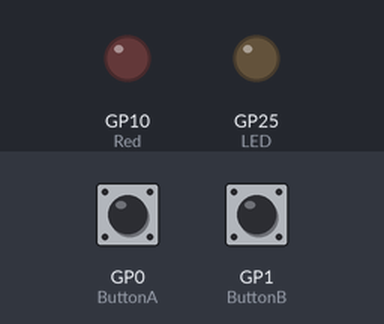
Recording of a program running on a simulated Raspberry Pi Pico running MicroPython. On the bench: output pins drawn as LEDs (lit = HIGH). The test bench sets the inputs (shaded band); at power-on: GP0 (ButtonA) LOW, GP1 (ButtonB) LOW.

Above: at 1.2 s.
1.3 s: GP0 (ButtonA) pulled HIGH for 0.15 s
At 2.4 s:
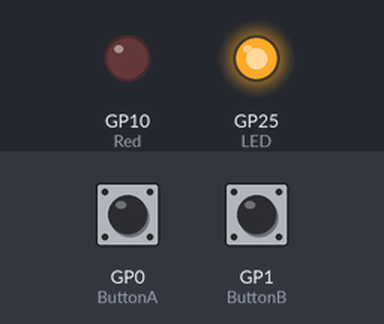
2.9 s: GP1 (ButtonB) pulled HIGH for 0.15 s
At 3.6 s:
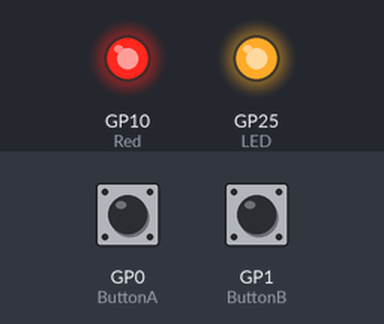
4.5 s: GP0 (ButtonA) pulled HIGH for 1 s
At 4.8 s:
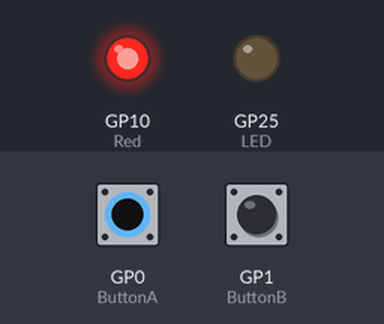
7.0 s: GP0 (ButtonA) pulled HIGH for 3.2 s
At 7.9 s:
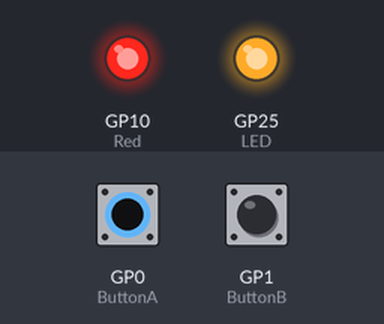
11.7 s: GP1 (ButtonB) pulled HIGH for 1 s
At 12.7 s:
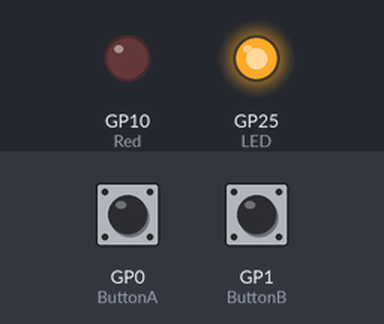
Timing chart, 0 to 14.7 s (numbered marks = the images above; inputs shaded):
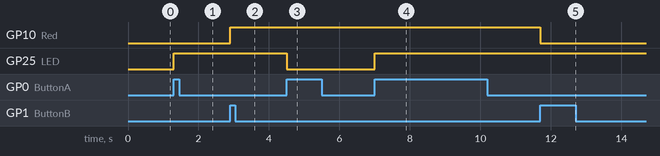

Measured:
- after the input at 1.3 s, GP25 (LED): LOW → HIGH at once
- after the input at 2.9 s, GP10 (Red): LOW → HIGH at once
- after the input at 4.5 s, GP25 (LED): HIGH → LOW at once
- after the input at 7.0 s, GP25 (LED): LOW → HIGH at once
- after the input at 11.7 s, GP10 (Red): HIGH → LOW at once

The program:

Experiment_5.py
```python
# LED and Red LED with two Buttons controling each and Interrupt ReQuest

from machine import Pin

LED = Pin(25, Pin.OUT)
Red = Pin(10, Pin.OUT)

ButtonA = Pin(0, Pin.IN, Pin.PULL_DOWN)
ButtonB = Pin(1, Pin.IN, Pin.PULL_DOWN)

LEDState = False
RedState = False

def ButtonAIRQHandler(pin):
    global LEDState
    if pin == ButtonA:
        if LEDState == True:
                LEDState = False
        else:
            LEDState = True

def ButtonBIRQHandler(pin):
    global RedState
    if pin == ButtonB:
        if RedState == True:
                RedState = False
        else:
            RedState = True

ButtonA.irq(trigger = Pin.IRQ_RISING, handler = ButtonAIRQHandler)
ButtonB.irq(trigger = Pin.IRQ_RISING, handler = ButtonBIRQHandler)

while True:
    LED.value(LEDState)
    Red.value(RedState)

# Pin 0(1) > ButtonA > Pin (36)
# Pin 1(2) > ButtonB > Pin (36)
# Pin 10(14) > Red > 330 R > PIN (38)
```
